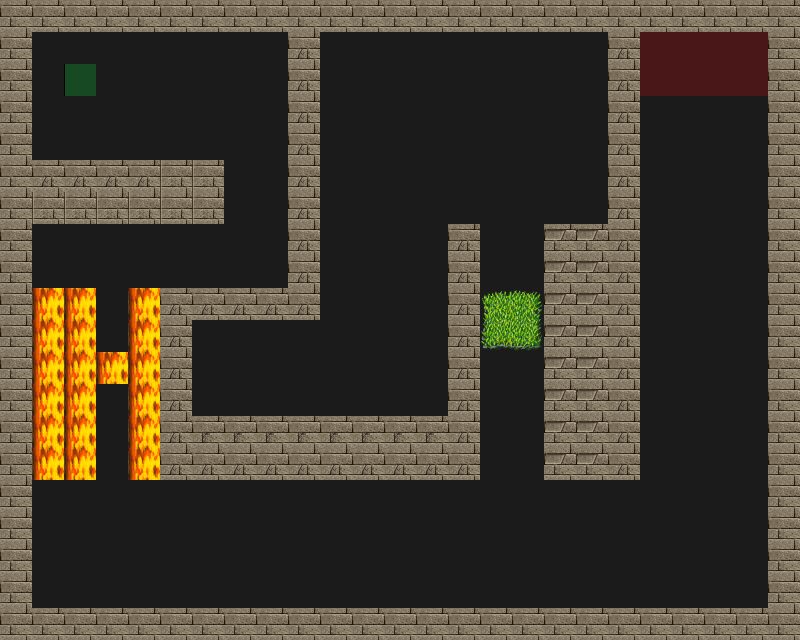

The image is a tile-based game level rendered from a .tmx file. Its description and complete source (layers, tilesets, objects, tile grids) follow:
An orthogonal 25x20 tile map with 32x32 px tiles, 4 tile layers (Road, Trap, Wall, Utility), 4 tilesets.

<map version="1.0" orientation="orthogonal" renderorder="right-down" width="25" height="20" tilewidth="32" tileheight="32" nextobjectid="1">
 <tileset firstgid="1" source="tilesets/meta.tsx" />
 <tileset firstgid="3" source="tilesets/road.tsx" />
 <tileset firstgid="4" source="tilesets/traps.tsx" />
 <tileset firstgid="196" source="tilesets/wallsandroofs.tsx" />
 <layer name="Road" width="25" height="20">
  <data encoding="csv">
3,3,3,3,3,3,3,3,3,3,3,3,3,3,3,3,3,3,3,3,3,3,3,3,3,
3,3,3,3,3,3,3,3,3,3,3,3,3,3,3,3,3,3,3,3,3,3,3,3,3,
3,3,3,3,3,3,3,3,3,3,3,3,3,3,3,3,3,3,3,3,3,3,3,3,3,
3,3,3,3,3,3,3,3,3,3,3,3,3,3,3,3,3,3,3,3,3,3,3,3,3,
3,3,3,3,3,3,3,3,3,3,3,3,3,3,3,3,3,3,3,3,3,3,3,3,3,
3,3,3,3,3,3,3,3,3,3,3,3,3,3,3,3,3,3,3,3,3,3,3,3,3,
3,3,3,3,3,3,3,3,3,3,3,3,3,3,3,3,3,3,3,3,3,3,3,3,3,
3,3,3,3,3,3,3,3,3,3,3,3,3,3,3,3,3,3,3,3,3,3,3,3,3,
3,3,3,3,3,3,3,3,3,3,3,3,3,3,3,3,3,3,3,3,3,3,3,3,3,
3,3,3,3,3,3,3,3,3,3,3,3,3,3,3,3,3,3,3,3,3,3,3,3,3,
3,3,3,3,3,3,3,3,3,3,3,3,3,3,3,3,3,3,3,3,3,3,3,3,3,
3,3,3,3,3,3,3,3,3,3,3,3,3,3,3,3,3,3,3,3,3,3,3,3,3,
3,3,3,3,3,3,3,3,3,3,3,3,3,3,3,3,3,3,3,3,3,3,3,3,3,
3,3,3,3,3,3,3,3,3,3,3,3,3,3,3,3,3,3,3,3,3,3,3,3,3,
3,3,3,3,3,3,3,3,3,3,3,3,3,3,3,3,3,3,3,3,3,3,3,3,3,
3,3,3,3,3,3,3,3,3,3,3,3,3,3,3,3,3,3,3,3,3,3,3,3,3,
3,3,3,3,3,3,3,3,3,3,3,3,3,3,3,3,3,3,3,3,3,3,3,3,3,
3,3,3,3,3,3,3,3,3,3,3,3,3,3,3,3,3,3,3,3,3,3,3,3,3,
3,3,3,3,3,3,3,3,3,3,3,3,3,3,3,3,3,3,3,3,3,3,3,3,3,
3,3,3,3,3,3,3,3,3,3,3,3,3,3,3,3,3,3,3,3,3,3,3,3,3
</data>
 </layer>
 <layer name="Trap" width="25" height="20">
  <data encoding="csv">
0,0,0,0,0,0,0,0,0,0,0,0,0,0,0,0,0,0,0,0,0,0,0,0,0,
0,0,0,0,0,0,0,0,0,0,0,0,0,0,0,0,0,0,0,0,0,0,0,0,0,
0,0,0,0,0,0,0,0,0,0,0,0,0,0,0,0,0,0,0,0,0,0,0,0,0,
0,0,0,0,0,0,0,0,0,0,0,0,0,0,0,0,0,0,0,0,0,0,0,0,0,
0,0,0,0,0,0,0,0,0,0,0,0,0,0,0,0,0,0,0,0,0,0,0,0,0,
0,0,0,0,0,0,0,0,0,0,0,0,0,0,0,0,0,0,0,0,0,0,0,0,0,
0,0,0,0,0,0,0,0,0,0,0,0,0,0,0,0,0,0,0,0,0,0,0,0,0,
0,0,0,0,0,0,0,0,0,0,0,0,0,0,0,0,0,0,0,0,0,0,0,0,0,
0,0,0,0,0,0,0,0,0,0,0,0,0,0,0,0,0,0,0,0,0,0,0,0,0,
0,162,162,0,162,0,0,0,0,0,0,0,0,0,0,26,27,0,0,0,0,0,0,0,0,
0,162,162,0,162,0,0,0,0,0,0,0,0,0,0,42,43,0,0,0,0,0,0,0,0,
0,162,162,162,162,0,0,0,0,0,0,0,0,0,0,0,0,0,0,0,0,0,0,0,0,
0,162,162,0,162,0,0,0,0,0,0,0,0,0,0,0,0,0,0,0,0,0,0,0,0,
0,162,162,0,162,0,0,0,0,0,0,0,0,0,0,0,0,0,0,0,0,0,0,0,0,
0,162,162,0,162,0,0,0,0,0,0,0,0,0,0,0,0,0,0,0,0,0,0,0,0,
0,0,0,0,0,0,0,0,0,0,0,0,0,0,0,0,0,0,0,0,0,0,0,0,0,
0,0,0,0,0,0,0,0,0,0,0,0,0,0,0,0,0,0,0,0,0,0,0,0,0,
0,0,0,0,0,0,0,0,0,0,0,0,0,0,0,0,0,0,0,0,0,0,0,0,0,
0,0,0,0,0,0,0,0,0,0,0,0,0,0,0,0,0,0,0,0,0,0,0,0,0,
0,0,0,0,0,0,0,0,0,0,0,0,0,0,0,0,0,0,0,0,0,0,0,0,0
</data>
 </layer>
 <layer name="Wall" width="25" height="20">
  <data encoding="csv">
261,261,261,261,261,261,261,261,261,261,261,261,261,261,261,261,261,261,261,261,261,261,261,261,261,
261,0,0,0,0,0,0,0,0,309,0,0,0,0,0,0,0,0,0,309,0,0,0,0,261,
261,0,0,0,0,0,0,0,0,309,0,0,0,0,0,0,0,0,0,309,0,0,0,0,261,
261,0,0,0,0,0,0,0,0,309,0,0,0,0,0,0,0,0,0,309,0,0,0,0,261,
261,0,0,0,0,0,0,0,0,309,0,0,0,0,0,0,0,0,0,309,0,0,0,0,261,
261,309,309,309,309,260,260,0,0,309,0,0,0,0,0,0,0,0,0,309,0,0,0,0,261,
261,260,260,260,260,260,260,0,0,309,0,0,0,0,0,0,0,0,0,309,0,0,0,0,261,
261,0,0,0,0,0,0,0,0,309,0,0,0,0,309,0,0,248,248,309,0,0,0,0,261,
261,0,0,0,0,0,0,0,0,309,0,0,0,0,309,0,0,248,248,309,0,0,0,0,261,
261,0,0,0,0,309,309,309,309,309,0,0,0,0,309,0,0,248,248,309,0,0,0,0,261,
261,0,0,0,0,309,0,0,0,0,0,0,0,0,309,0,0,248,248,309,0,0,0,0,261,
261,0,0,0,0,309,0,0,0,0,0,0,0,0,309,0,0,248,248,309,0,0,0,0,261,
261,0,0,0,0,309,0,0,0,0,0,0,0,0,309,0,0,248,248,309,0,0,0,0,261,
261,0,0,0,0,309,247,247,247,247,247,247,247,247,309,0,0,248,248,309,0,0,0,0,261,
261,0,0,0,0,309,309,309,309,309,309,309,309,309,309,0,0,248,248,309,0,0,0,0,261,
261,0,0,0,0,0,0,0,0,0,0,0,0,0,0,0,0,0,0,0,0,0,0,0,261,
261,0,0,0,0,0,0,0,0,0,0,0,0,0,0,0,0,0,0,0,0,0,0,0,261,
261,0,0,0,0,0,0,0,0,0,0,0,0,0,0,0,0,0,0,0,0,0,0,0,261,
261,0,0,0,0,0,0,0,0,0,0,0,0,0,0,0,0,0,0,0,0,0,0,0,261,
261,261,261,261,261,261,261,261,261,261,261,261,261,261,261,261,261,261,261,261,261,261,261,261,261
</data>
 </layer>
 <layer name="Utility" width="25" height="20">
  <data encoding="csv">
0,0,0,0,0,0,0,0,0,0,0,0,0,0,0,0,0,0,0,0,0,0,0,0,0,
0,0,0,0,0,0,0,0,0,0,0,0,0,0,0,0,0,0,0,0,1,1,1,1,0,
0,0,2,0,0,0,0,0,0,0,0,0,0,0,0,0,0,0,0,0,1,1,1,1,0,
0,0,0,0,0,0,0,0,0,0,0,0,0,0,0,0,0,0,0,0,0,0,0,0,0,
0,0,0,0,0,0,0,0,0,0,0,0,0,0,0,0,0,0,0,0,0,0,0,0,0,
0,0,0,0,0,0,0,0,0,0,0,0,0,0,0,0,0,0,0,0,0,0,0,0,0,
0,0,0,0,0,0,0,0,0,0,0,0,0,0,0,0,0,0,0,0,0,0,0,0,0,
0,0,0,0,0,0,0,0,0,0,0,0,0,0,0,0,0,0,0,0,0,0,0,0,0,
0,0,0,0,0,0,0,0,0,0,0,0,0,0,0,0,0,0,0,0,0,0,0,0,0,
0,0,0,0,0,0,0,0,0,0,0,0,0,0,0,0,0,0,0,0,0,0,0,0,0,
0,0,0,0,0,0,0,0,0,0,0,0,0,0,0,0,0,0,0,0,0,0,0,0,0,
0,0,0,0,0,0,0,0,0,0,0,0,0,0,0,0,0,0,0,0,0,0,0,0,0,
0,0,0,0,0,0,0,0,0,0,0,0,0,0,0,0,0,0,0,0,0,0,0,0,0,
0,0,0,0,0,0,0,0,0,0,0,0,0,0,0,0,0,0,0,0,0,0,0,0,0,
0,0,0,0,0,0,0,0,0,0,0,0,0,0,0,0,0,0,0,0,0,0,0,0,0,
0,0,0,0,0,0,0,0,0,0,0,0,0,0,0,0,0,0,0,0,0,0,0,0,0,
0,0,0,0,0,0,0,0,0,0,0,0,0,0,0,0,0,0,0,0,0,0,0,0,0,
0,0,0,0,0,0,0,0,0,0,0,0,0,0,0,0,0,0,0,0,0,0,0,0,0,
0,0,0,0,0,0,0,0,0,0,0,0,0,0,0,0,0,0,0,0,0,0,0,0,0,
0,0,0,0,0,0,0,0,0,0,0,0,0,0,0,0,0,0,0,0,0,0,0,0,0
</data>
 </layer>
</map>
